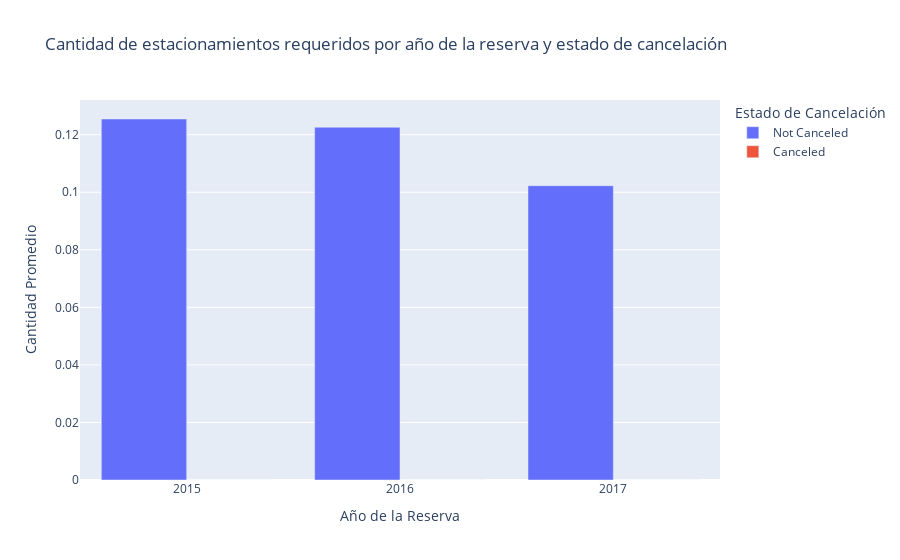

The cell this chart's notebook holds for it:
### Code cell
# Convert 'is_canceled' to a categorical label (e.g., "Canceled" or "Not Canceled")
grouped['cancel_status'] = grouped['is_canceled'].apply(lambda x: 'Canceled' if x == 1 else 'Not Canceled')

# Create the bar plot with separate bars for each year and cancellation status
fig = px.bar(
    grouped,
    x='arrival_date_year', 
    y='mean', 
    color='cancel_status',  # Different colors for canceled and not canceled
    title='Cantidad de estacionamientos requeridos por año de la reserva y estado de cancelación',
    barmode='group',  # Groups by year and cancellation status
    labels={'mean': 'Cantidad Promedio', 'arrival_date_year': 'Año de la Reserva', 'cancel_status': 'Estado de Cancelación'}
)

fig.show()

### Figure 1 — Plotly figure (JSON) as saved in the notebook; plotly's stock layout.template omitted (floating-point values rounded to 4 significant figures)
{"data": [{"alignmentgroup": "True", "hovertemplate": "Estado de Cancelación=Not Canceled<br>Año de la Reserva=%{x}<br>Cantidad Promedio=%{y}<extra></extra>", "legendgroup": "Not Canceled", "marker": {"color": "#636efa", "pattern": {"shape": ""}}, "name": "Not Canceled", "offsetgroup": "Not Canceled", "orientation": "v", "showlegend": true, "textposition": "auto", "type": "bar", "x": [2015, 2016, 2017], "xaxis": "x", "y": [0.1255, 0.1226, 0.1023], "yaxis": "y"}, {"alignmentgroup": "True", "hovertemplate": "Estado de Cancelación=Canceled<br>Año de la Reserva=%{x}<br>Cantidad Promedio=%{y}<extra></extra>", "legendgroup": "Canceled", "marker": {"color": "#EF553B", "pattern": {"shape": ""}}, "name": "Canceled", "offsetgroup": "Canceled", "orientation": "v", "showlegend": true, "textposition": "auto", "type": "bar", "x": [2015, 2016, 2017], "xaxis": "x", "y": [0, 0, 0], "yaxis": "y"}], "layout": {"barmode": "group", "legend": {"title": {"text": "Estado de Cancelación"}, "tracegroupgap": 0}, "title": {"text": "Cantidad de estacionamientos requeridos por año de la reserva y estado de cancelación"}, "xaxis": {"anchor": "y", "domain": [0, 1], "title": {"text": "Año de la Reserva"}}, "yaxis": {"anchor": "x", "domain": [0, 1], "title": {"text": "Cantidad Promedio"}}}}
